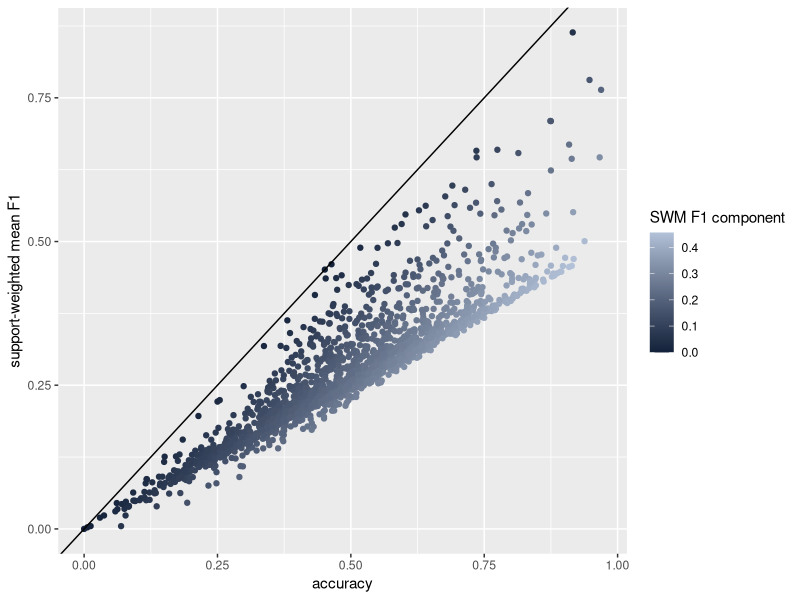

This chart was generated by the following R code:
library(ggplot2)

set.seed(5)
rand.class <- function(matrix.count=2000, max=100) {
  a <- floor(runif(matrix.count, min=0, max=max))
  b <- floor(runif(matrix.count, min=0, max=max))
  c <- floor(runif(matrix.count, min=0, max=max))
  d <- floor(runif(matrix.count, min=0, max=max))
  matrix.data <- data.frame(a,b,c,d)
  colnames(matrix.data) <- c('a','b','c','d')
  return(matrix.data)
}

calc.f1 <- function(vector) {
  a <- vector[1]
  b <- vector[2]
  c <- vector[3]
  d <- vector[4]
  f1 <- (a^2+a*b+c*d+d^2)/(a+b+c+d)^2
  return(f1)
}

calc.comp1 <- function(vector) {
  a <- vector[1]
  b <- vector[2]
  c <- vector[3]
  d <- vector[4]
  comp <- (a*c+b*d+2*a*d)/(a+b+c+d)^2
  return(comp)
}

calc.acc <- function(vector) {
  a <- vector[1]
  b <- vector[2]
  c <- vector[3]
  d <- vector[4]
  acc <- (a+d)/(a+b+c+d)
  return(acc)
}

df <- rand.class()
df <- cbind(df,
            f1=apply(df, 1, calc.f1),
            accuracy=apply(df, 1, calc.acc),
            comp1=apply(df, 1, calc.comp1),
            se=(apply(df, 1, calc.acc)-apply(df, 1, calc.f1))^2)

ggplot(df, aes(x=accuracy,y=f1, color=comp1)) + 
  geom_point() +
  labs(x="accuracy",
       y="support-weighted mean F1",
       color="SWM F1 component") +
  scale_color_gradient(low="#13223a", high="#b3c2d8") +
  geom_abline(slope=1, intercept=0)

x<-df[(df$accuracy>.9),]
y<-x[x$se<.1,]
y
